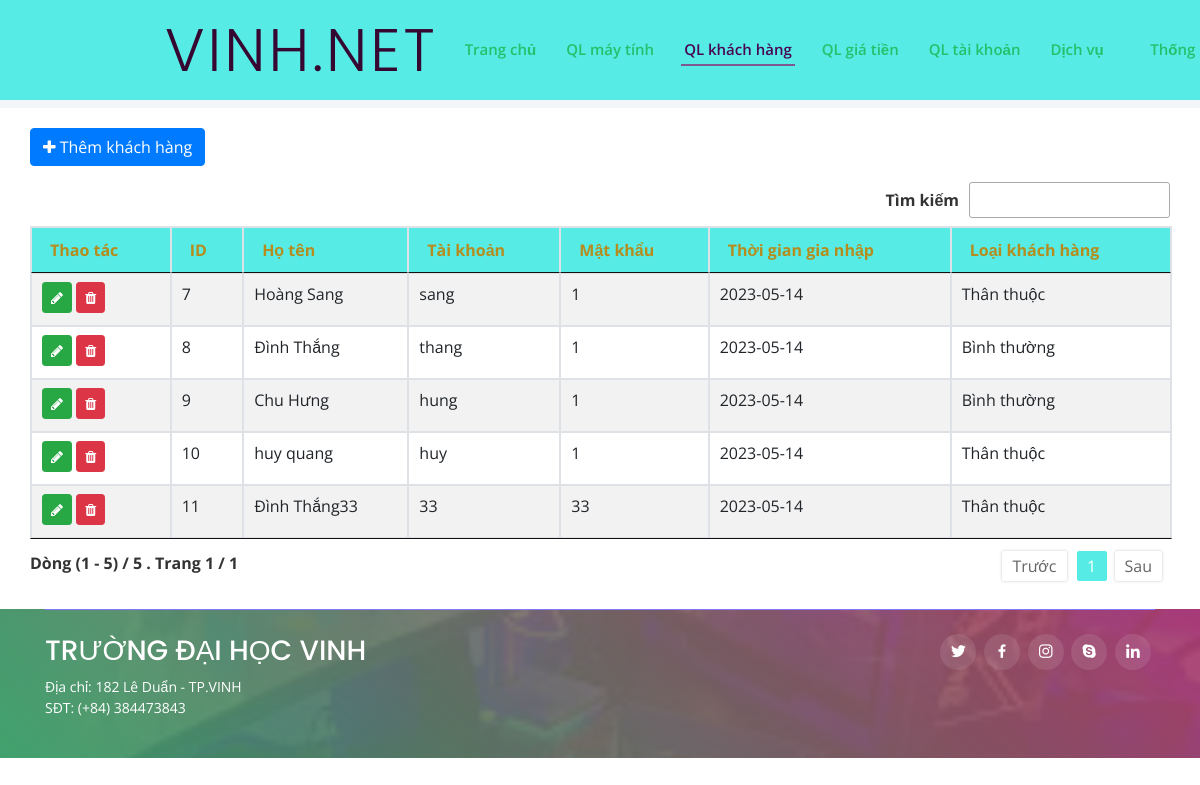
/ql-khach-hang.php (signed in), run on the app's committed database.
### tables this page shows
CREATE TABLE `thongtinkhachhang` (
  `idkh` int(11) NOT NULL,
  `hoten` varchar(50) NOT NULL,
  `username` varchar(50) NOT NULL,
  `password` varchar(50) NOT NULL,
  `thoigiandangky` date NOT NULL,
  `loaikhachhang` varchar(50) NOT NULL,
  `gioitinh` varchar(50) NOT NULL
);

### ql-khach-hang.php (the view, shortened to what this page needs)
<?php
require_once('./include/function.php');
require_once('./header.php');
$querykhachhang = mysqli_query($conn, "SELECT * FROM `thongtinkhachhang` WHERE 1");
?>
<div class="row">
    <button id="submit" class="btn btn-primary mb-3" data-toggle="modal" data-target="#exampleModal" data-title="Thêm thông tin khách hàng" data-type="insert"><i class="fa fa-plus"></i> Thêm khách hàng</button>
    <table id="datatable" style="width:100%" class="table table-striped table-bordered">
        <thead>
            <tr>
                <th>Thao tác</th>
                <th>ID</th>
                <th>Họ tên</th>
                <th>Tài khoản</th>
                <th>Mật khẩu</th>
                <th>Thời gian gia nhập</th>
                <th>Loại khách hàng</th>
            </tr>
        </thead>
        <tbody>
            <?php
            if ($querykhachhang && $querykhachhang->num_rows > 0) {
                while ($row = mysqli_fetch_assoc($querykhachhang)) {
            ?>
                    <tr>
                    <td>
                            <a href="#" class="btn btn-sm btn-success mb-1" title="Sửa" data-toggle="modal" data-target="#exampleModal" data-title="Cập nhật thông tin khách hàng" data-type="update" data-idkh="<?= $row['idkh'] ?>" data-hoten="<?= $row['hoten'] ?>" data-username="<?= $row['username'] ?>" data-password="<?= $row['password'] ?>" data-thoigiandangky="<?= $row['thoigiandangky'] ?>" data-loaikhachhang="<?= $row['loaikhachhang'] ?>">
                                <i class="fa fa-pencil"></i>
                            </a>
                            <a href="#" class="btn btn-sm btn-danger mb-1" title="Xóa" data-toggle="modal" data-target="#exampleModal2" data-hoten="<?= $row['hoten'] ?>" data-idkh="<?= $row['idkh'] ?>">
                                <i class="fa fa-trash"></i>
                            </a>
                        </td>
                        <td><?= $row['idkh'] ?></td>
                        <td><?= $row['hoten'] ?></td>
                        <td><?= $row['username'] ?></td>
                        <td><?= $row['password'] ?></td>
                        <td><?= $row['thoigiandangky'] ?></td>
                        <td><?= $row['loaikhachhang'] ?></td>
                    </tr>
            <?php
                }
            }
            ?>
        </tbody>
    </table>
</div>
<?php
require_once('./footer.php');
?>

### assets/css/styleDatatable.css (style rules this page uses)
table.dataTable { width:100%;margin:0 auto;clear:both;border-collapse:separate;border-spacing:0 }
table.dataTable thead th,table.dataTable tfoot th { font-weight:bold }
table.dataTable thead th,table.dataTable thead td { padding:10px 18px;border-bottom:1px solid #111 }
table.dataTable thead .sorting,table.dataTable thead .sorting_asc,table.dataTable thead .sorting_desc,table.dataTable thead .sorting_asc_disabled,table.dataTable thead .sorting_desc_disabled { cursor:pointer;*cursor:hand;background-repeat:no-repeat;background-position:center right }
table.dataTable tbody tr { background-color:#fff }
table.dataTable tbody th,table.dataTable tbody td { padding:8px 10px }
table.dataTable.no-footer { border-bottom:1px solid #111 }
table.dataTable,table.dataTable th,table.dataTable td { box-sizing:content-box }

### assets/css/style.css (style rules this page uses)
body { font-family: "Open Sans", sans-serif; color: #50043c; cursor: url(../cursor/xanhla.cur), auto; }
a { color: #012203; }
table.dataTable thead tr { background: #56ece5; color: #b58c1d; }
table.dataTable thead th { vertical-align: middle; }

### data on the page
thongtinkhachhang: idkh "7", hoten "Hoàng Sang", username "sang", password "1", thoigiandangky "2023-05-14", loaikhachhang "Thân thuộc"
thongtinkhachhang: idkh "8", hoten "Đình Thắng", username "thang", password "1", thoigiandangky "2023-05-14", loaikhachhang "Bình thường"
thongtinkhachhang: idkh "9", hoten "Chu Hưng", username "hung", password "1", thoigiandangky "2023-05-14", loaikhachhang "Bình thường"
thongtinkhachhang: idkh "10", hoten "huy quang", username "huy", password "1", thoigiandangky "2023-05-14", loaikhachhang "Thân thuộc"
thongtinkhachhang: idkh "11", hoten "Đình Thắng33", username "33", password "33", thoigiandangky "2023-05-14", loaikhachhang "Thân thuộc"
